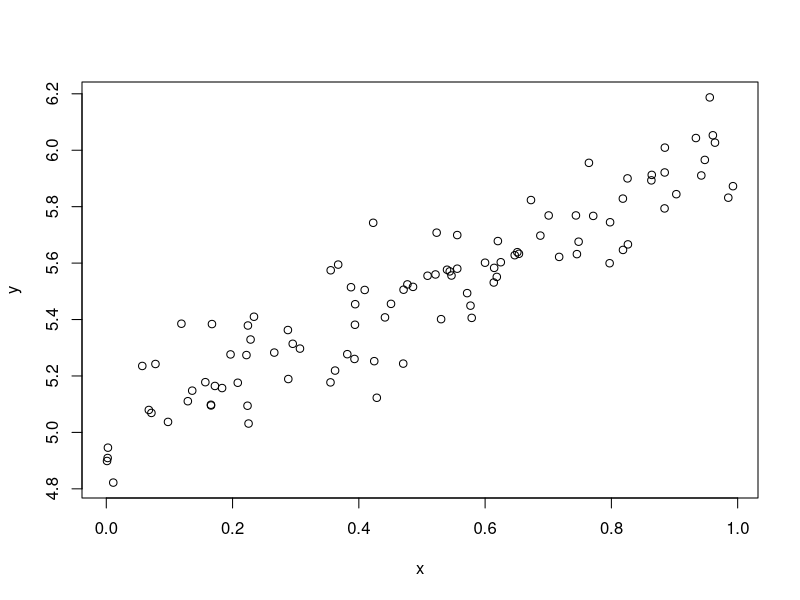
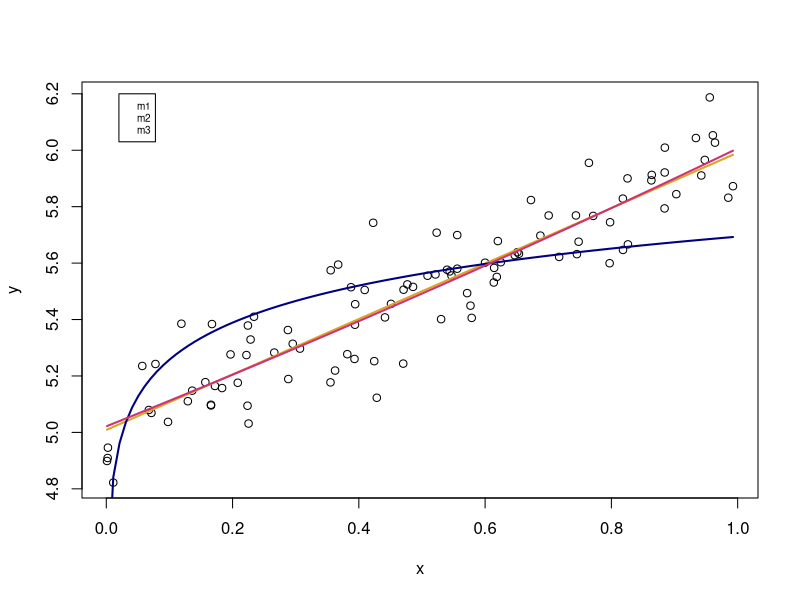

Reproduce these figures in R, in order.
## ---- chunk 1
knitr::opts_chunk$set(echo = TRUE)
## ---- chunk 2
set.seed(2020)
x <- runif(100)
y <- 5+x+rnorm(100,0,.1)
plot(x,y)
## ---- chunk 3
m1 <- lm(y~x)
m2 <- lm(y~log(x))
m3 <- lm(log(y)~x)
lapply(list(m1,m2,m3), AIC)
## ---- chunk 4
plot(x,y)
lines(x,coef(m1)[1]+coef(m1)[2]*x,col="goldenrod",lwd=2)
curve(coef(m2)[1]+coef(m2)[2]*log(x),col="navyblue",add=T,lwd=2)
curve(exp(coef(m3)[1]+coef(m3)[2]*x),col = "violetred3",add=T,lwd=2)
legend(.02,6.2,legend = c("m1","m2","m3"),col=c("goldenrod","navyblue","violetred3"),cex=.6)

